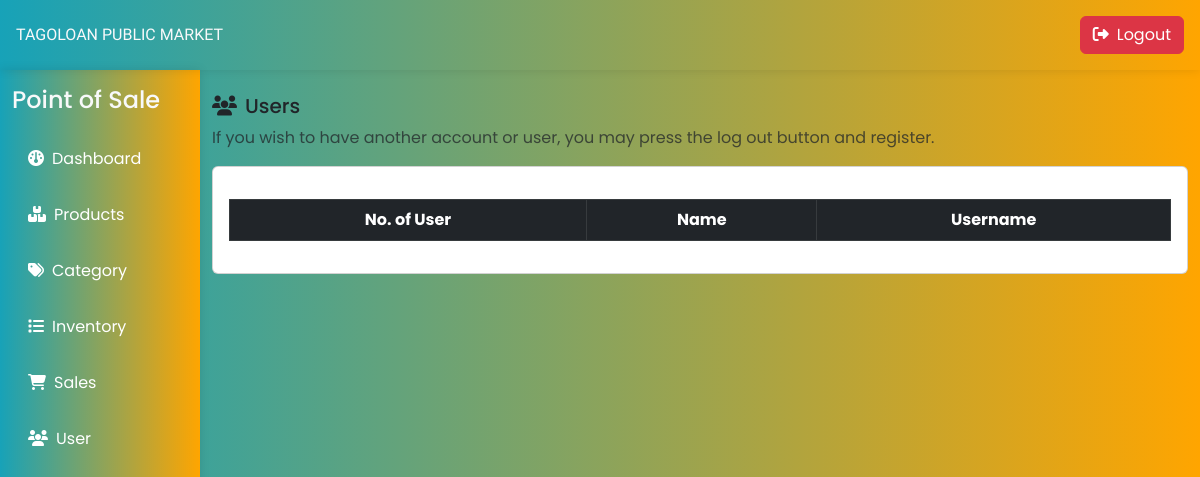
The app's page /accounts.php, older data.
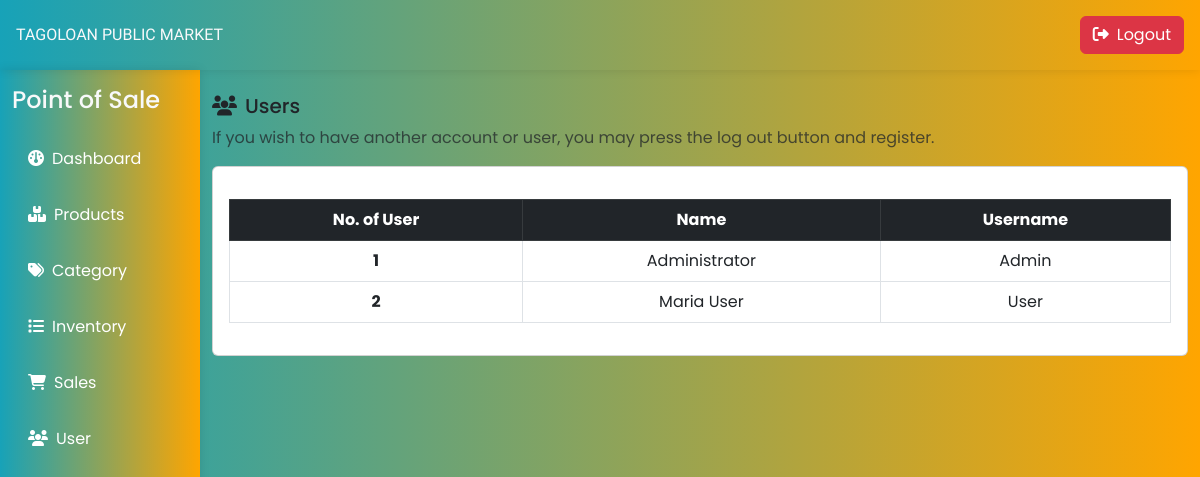
The same page, newer data.
### tables this page shows
CREATE TABLE `pos_accnt` (
  `a_id` int(11) NOT NULL,
  `a_name` varchar(100) NOT NULL,
  `a_email` varchar(100) NOT NULL,
  `a_username` varchar(100) NOT NULL,
  `a_password` varchar(100) NOT NULL
);

### accounts.php (the view, shortened to what this page needs)
<?php
include('./config/database.php');
?>
<!DOCTYPE html>
<html lang="en">
<head>
   <link href="https://cdn.jsdelivr.net/npm/bootstrap@5.3.0-alpha1/dist/css/bootstrap.min.css" rel="stylesheet">
  <link rel="stylesheet" href="./assets/css/style.css">
  <link rel="stylesheet" href="https://cdnjs.cloudflare.com/ajax/libs/font-awesome/6.5.1/css/all.min.css"
/>
</head>
<body ><div class="container-fluid text-light p-3 d-flex align-items-center justify-content-between sticky-top" style=" box-shadow: 0px 0px 10px rgba(0, 0, 0, 0.1);">
    <h6 class="mb-0 h-font">TAGOLOAN PUBLIC MARKET </h6>
    <form action="./logout.php" method="post">
      <button type="submit" class="btn btn-danger" name="logout"><i class="fa-solid fa-right-from-bracket pe-2"></i>Logout</button>
    </form>
</div>
<div class="col-lg-2 bg-dark" id="dashboard-home">
  <nav class="navbar navbar-expand-lg">
    <div class="container-fluid flex-lg-column align-items-stretch">
      <h4 class="mt-2 text-light">Point of Sale</h4>
      <div class="collapse navbar-collapse flex-column align-items-stretch" id="navbar">
        <ul class="nav nav-pills flex-column nav-hover">
          <li class="sidebar-item">
            <a class="nav-link text-white" href="./dashboard.php">
              <i class="fa-solid fa-gauge pe-2"></i>Dashboard
            </a>
          </li>
          <li class="nav-item">
            <a class="nav-link text-white" href="./product.php">
              <i class="fa fa-boxes pe-2"></i>Products
            </a>
          </li>
          <li class="nav-item">
            <a class="nav-link text-white" href="./category.php">
            <i class="fa-solid fa-tags pe-2"></i>Category
            </a>
          </li>
          <li class="nav-item">
            <a class="nav-link text-white" href="./inventory.php">
              <i class="fa fa-list pe-2"></i>Inventory
            </a>
          </li>
          <li class="nav-item">
            <a class="nav-link text-white " href="./sales.php">
              <i class="fa-solid fa-cart-shopping pe-2"></i>Sales
            </a>
          </li>
          <li class="nav-item">
            <a class="nav-link text-white " href="./accounts.php">
             <i class="fa fa-users pe-2"></i>User
            </a>
          </li>
        </ul>
      </div>
    </div>
  </nav>
</div>
<div class="container-fluid mt-4">
  <div class="row">
    <div class="col-lg-10 ms-auto overflow-hidden ">
      <h5><i class="fa fa-users pe-2"></i>Users</h5>
      <p class="text-muted">If you wish to have another account or user, you may press the log out button and register.</p>
      <div class="card">
       <div class="card-body">
        <table class="table table-bordered table-hover mt-3 ">
          <thead>
              <tr class="table-dark">
               <th style="text-align: center;">No. of User</th>
               <th style="text-align: center; ">Name</th>
               <th style="text-align: center;">Username</th>
           </thead>
           <tbody>
            <?php
              $query = "SELECT * FROM pos_accnt";
              $result = mysqli_query($conn, $query);
              if ($result) {
                while ($row = mysqli_fetch_assoc($result)) {
                  $id=$row['a_id'];
                  $name=$row['a_name'];
                  $username=$row['a_username'];
                  echo '<tr>
                  <th scope="row" style="text-align: center;">'.$id.'</th>
                  <td style="text-align: center;">'.$name.'</td>
                  <td style="text-align: center;">'.$username.'</td>
                  </tr>';
                }
              } else {
                echo "No Record Found";
              }
            ?>
          </tbody>
         </table>
        </div>
      </div>
    </div>
  </div>
</div>
</body>
</html>

Row changes from the older to the newer data that the page shows:
added pos_accnt: a_id "1", a_name "Administrator", a_username "Admin"
added pos_accnt: a_id "2", a_name "Maria User", a_username "User"
